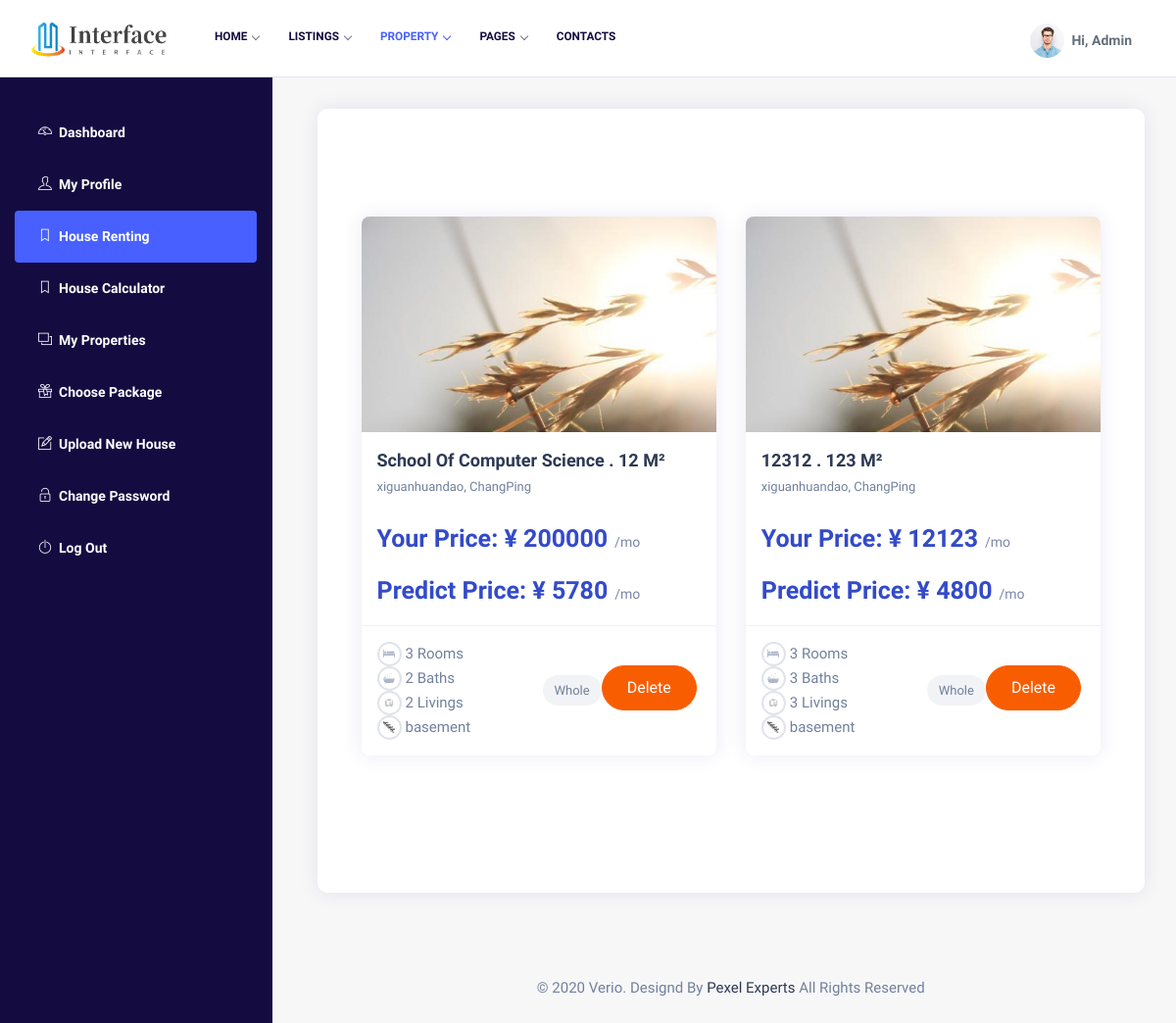
/my_houselist (signed in), run on the app's committed database.
### webapp/models.py (models this page shows, shortened)
class House(db.Model):
    id = db.Column(db.Integer, primary_key=True)
    name = db.Column(db.String, index=True)
    size = db.Column(db.Integer, index=True)
    floor_kind = db.Column(db.Integer, index=True)
    floor_number = db.Column(db.String, index=True)
    room_number = db.Column(db.Integer, index=True)
    living_number = db.Column(db.Integer, index=True)
    bath_number = db.Column(db.Integer, index=True)
    rent_type = db.Column(db.Integer, index=True)
    district_id = db.Column(db.Integer, index=True)
    community_id = db.Column(db.Integer, index=True)
    price = db.Column(db.Integer, index=True)
    predicted_price = db.Column(db.Integer, index=True)
    image_name = db.Column(db.String, index=True)
    user_id = db.Column(db.Integer, db.ForeignKey('user.id'))

class Community(db.Model):
    id = db.Column(db.Integer, primary_key=True)
    community = db.Column(db.Integer, index=True)

class District(db.Model):
    id = db.Column(db.Integer, primary_key=True)
    district = db.Column(db.Integer, index=True)

class Floor(db.Model):
    id = db.Column(db.Integer, primary_key=True)
    floor = db.Column(db.Integer, index=True)

### webapp/routes.py (the view, shortened to what this page needs)
@app.route('/my_houselist', methods=['GET', 'POST'])
def my_houselist():
    username = session.get("USERNAME")
    if not session.get("USERNAME") is None:
        user_in_db = User.query.filter(User.username == session.get("USERNAME")).first()
        prev_posts = db.session.query(House).filter(House.user_id == user_in_db.id).all()
        dis_posts = db.session.query(District).all()
        com_posts = db.session.query(Community).all()
        floor_posts = db.session.query(Floor).all()
        return render_template('my_houselist.html', username=username, prev_posts=prev_posts, dis_posts=dis_posts,
                               com_posts=com_posts, floor_posts=floor_posts)
    flash("User needs to either login or signup first")
    return redirect(url_for('login'))

### webapp/templates/my_houselist.html (shortened to what this page needs)
{% extends "base_After.html" %}
{% block content %}
			<section class="gray p-0">
				<div class="container-fluid p-0">
					<div class="row">
						<div class="col-lg-3 col-md-4 col-sm-12">
							<div class="property_dashboard_navbar">
								<div class="dash_user_menues">
									<ul>
										<li><a href="dashboard.html"><i class="ti-dashboard"></i>Dashboard</a></li>
										<li><a href="my-profile"><i class="ti-user"></i>My Profile</a></li>
										<li class="active"><a href="my_houselist"><i class="ti-bookmark"></i>House Renting</a></li>
                                        <li><a href="calculator"><i class="ti-bookmark"></i>House Calculator</a></li>
										<li><a href="my-property.html"><i class="ti-layers"></i>My Properties</a></li>
										<li><a href="choose-package.html"><i class="ti-gift"></i>Choose Package</a></li>
										<li><a href="upload_house"><i class="ti-pencil-alt"></i>Upload New House</a></li>
										<li><a href="change-password"><i class="ti-unlock"></i>Change Password</a></li>
										<li><a href="#"><i class="ti-power-off"></i>Log Out</a></li>
									</ul>
								</div>
							</div>
						</div>
						<div class="col-lg-9 col-md-8 col-sm-12">
							<div class="dashboard-body">
								<div class="dashboard-wraper">
                                <section>
                                    <div class="container">
                                        <div class="row">
                                            {% for post in prev_posts %}
                                            <div class="col-lg-6 col-md-6 col-sm-12">
                                                <div class="single_property_style property_style_2 modern">
                                                    <div class="listing_thumb_wrapper">
                                                        <div class="property_gallery_slide-thumb">
                                                            <a href="{{ url_for('house_change',house_id=post.id) }}"><img src="{{ url_for('static',filename='Uploaded_PH/'+post.image_name) }}"/> </a>
                                                        </div>
                                                    </div>
                                                    <div class="property_caption_wrappers pb-0">
                                                        <div class="property_short_detail">
                                                            <div class="pr_type_status">
                                                                <h4 class="pr-property_title mb-1"><a href="single-property-1.html">{{post.name}}  . {{post.size}} m²</a></h4>
                                                                <div class="listing-location-name">
                                                                {% for communitys in com_posts %}
                                                                    {% if communitys.id == post.community_id %}
                                                                        <a href="single-property-1.html">{{communitys.community}}, </a>
                                                                    {% endif %}
                                                                {% endfor %}
                                                                {% for districts in dis_posts %}
                                                                    {% if districts.id == post.district_id %}
                                                                        <a href="single-property-1.html">{{districts.district}}</a>
                                                                    {% endif %}
                                                                {% endfor %}
                                                                </div>
                                                            </div>
                                                            <div class="property-real-price"><a href="single-property-1.html" class="cl-blue">Your Price: ¥ {{post.price}}<span class="price_status">/mo</span></a></div>
                                                            <div class="property-real-price"><a href="single-property-1.html" class="cl-blue">Predict Price: ¥ {{post.predicted_price}}<span class="price_status">/mo</span></a></div>
                                                        </div>
                                                    </div>
                                                    <div class="modern_property_footer">
                                                        <div class="property-lists flex-1">
                                                            <ul>
                                                                <li><span class="flatcons"><img src="static/assets/img/bed.svg" alt=""></span>{{post.room_number}} Rooms</li>
                                                                <li><span class="flatcons"><img src="static/assets/img/bath.svg" alt=""></span>{{post.bath_number}} Baths</li>
                                                                <li><span class="flatcons"><img src="static/assets/img/living.png" alt=""></span>{{post.living_number}} Livings</li>
                                                                {% for floors in floor_posts %}
                                                                    {% if floors.id == post.floor_kind %}
                                                                        <li><span class="flatcons"><img src="static/assets/img/floors.jpg" alt=""></span>{{floors.floor}}</li>
                                                                    {% endif %}
                                                                {% endfor %}
                                                            </ul>
                                                        </div>
                                                        {% if post.rent_type == 1 %}
                                                            <div class="fp_types">Whole</div>
                                                        {% else %}
                                                            <div class="fp_types">Sharing</div>
                                                        {% endif %}
                                                    <form action="" method="post" novalidate>
                                                    <button onclick="house_delete('{{ post.id }}')" class="btn btn-theme btn-rounded">Delete</button>
                                                    </form>
                                                    </div>
                                                </div>
                                            </div>
                                            {% endfor %}
                                        </div>
                                    </div>
                                </section>
								</div>
								<div class="row">
									<div class="col-md-12 col-lg-12 mt-4">
										<footer class="text-center">
											<p class="mb-0">© 2020 Verio. Designd By <a href="#">Pexel Experts</a> All Rights Reserved</p>
										</footer>
									</div>
								</div>
							</div>
						</div>
					</div>
				</div>
			</section>
{% endblock %}

### webapp/templates/base_After.html (shortened to what this page needs)
<!DOCTYPE html>
<html lang="en">
	<head>
        <link href="static/assets/css/styles.css" rel="stylesheet">
		<link href="static/assets/css/colors.css" rel="stylesheet">
    </head>
    <body class="yellow-skin">
        <div id="main-wrapper">
			<div class="header header-light head-border">
				<div class="container">
					<nav id="navigation" class="navigation navigation-landscape">
						<div class="nav-header">
							<a class="nav-brand" href="#">
								<img src="static/assets/img/logo.png" class="logo" alt="" />
							</a>
						</div>
						<div class="nav-menus-wrapper" style="transition-property: none;">
							<ul class="nav-menu">
								<li><a href="#">Home</a>
								</li>
								<li><a href="#">Listings</a>
								</li>
								<li class="active"><a href="#">Property</a>
								</li>
								<li><a href="#">Pages</a>
								</li>
								<li><a href="contact.html">Contacts</a></li>
							</ul>
							<ul class="nav-menu nav-menu-social align-to-right dhsbrd">
								<li>
									<div class="btn-group account-drop">
										<button type="button" class="btn btn-order-by-filt" data-toggle="dropdown" aria-haspopup="true" aria-expanded="false">
											<img src="static/assets/img/user-5.jpg" class="avater-img" alt="">Hi, Admin
										</button>
									</div>
								</li>
							</ul>
						</div>
					</nav>
				</div>
			</div>
            {% block content %}
            {% endblock %}
		</div>
	</body>
</html>

### data on the page
House: image_name (picture), name "School Of Computer Science", size "12", price "200000", predicted_price "5780", room_number "3", bath_number "2", living_number "2", rent_type "Whole"
Community: community "xiguanhuandao"
District: district "ChangPing"
Floor: floor "basement"
House: image_name (picture), name "12312", size "123", price "12123", predicted_price "4800", room_number "3", bath_number "3", living_number "3", rent_type "Whole"
